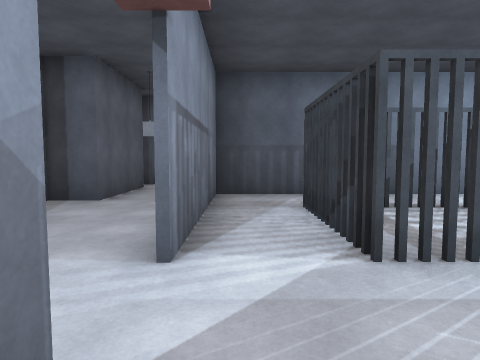
[1] (above)

19 first-person views from a walk through a 3-D level made in the Unity game engine. The camera is 1.5 m above the floor, tilts 4° down and sees 75° across. Doors are open. The floor is counted in squares, 2 m on a side. Each view is taken from the middle of a square. On the plan, view 1 faces up. The plan holds only what a view shows up to about 10 squares ahead; the rest is blank. Some animated figures are not drawn. Some surface patterns are stand-ins.

[2]
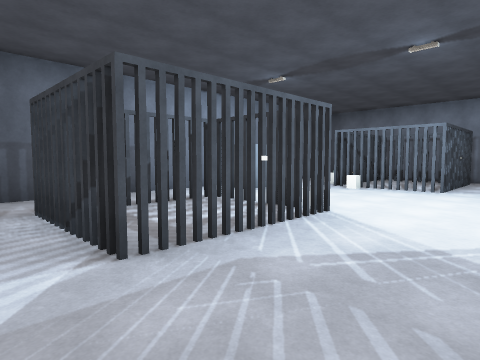

[3]
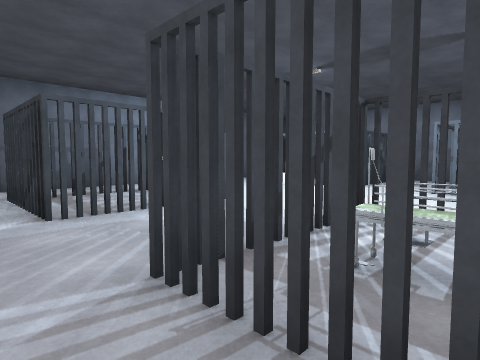

[4]
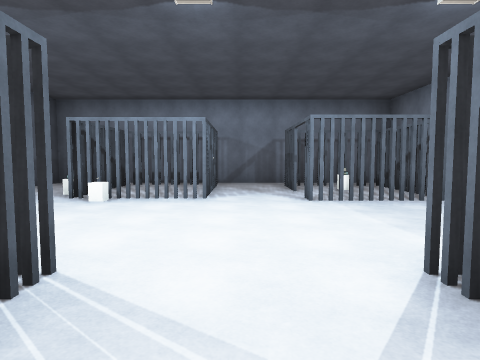

[5]
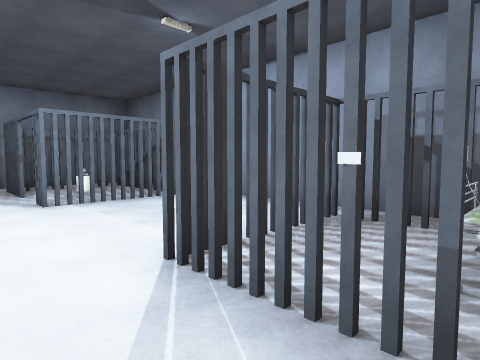

[6]
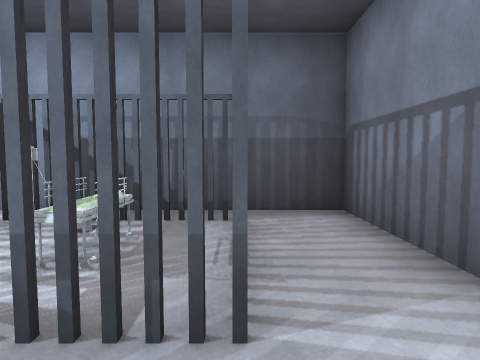

[7]
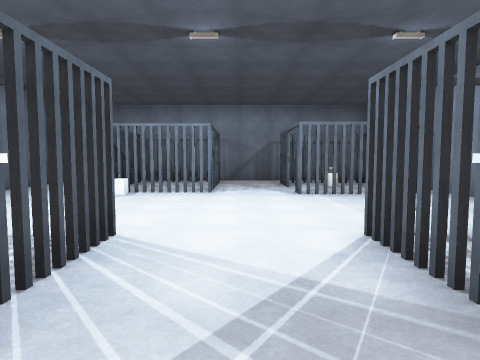

[8]
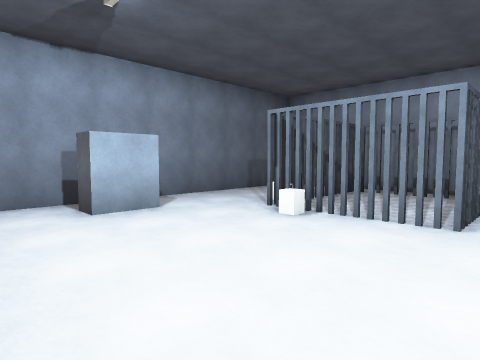

[9]
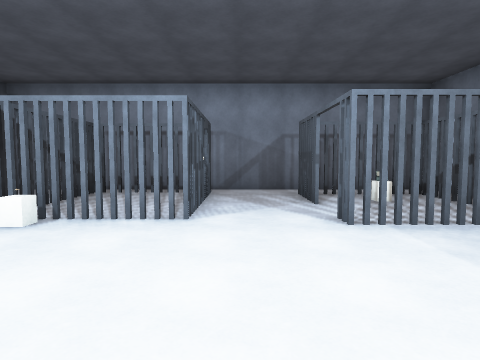

[10]
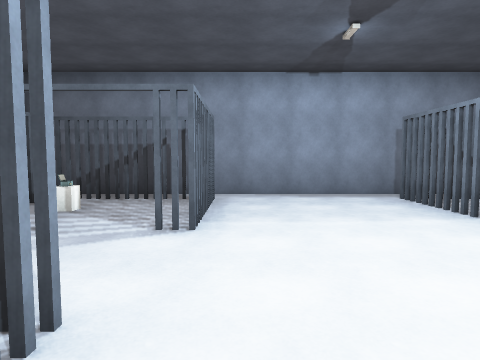

[11]
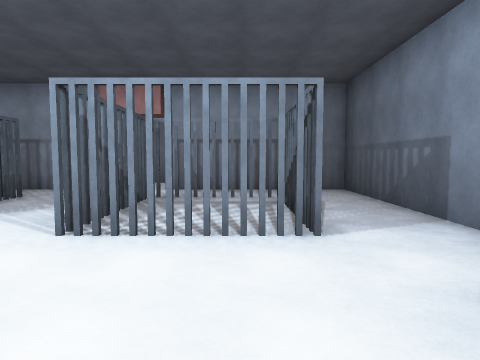

[12]
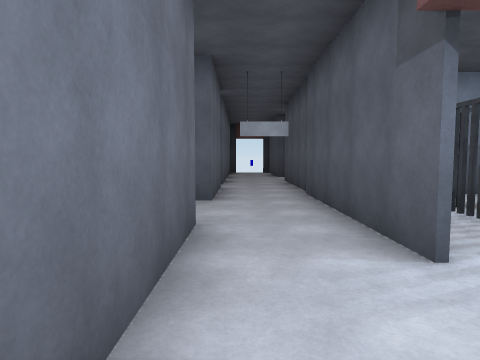

[13]
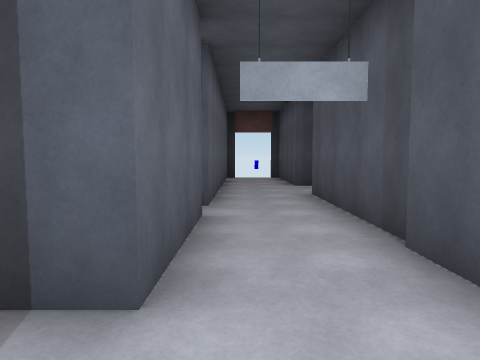

[14]
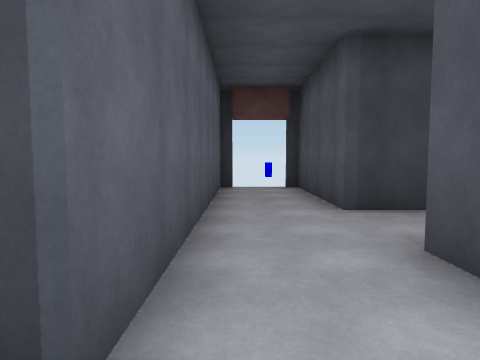

[15]
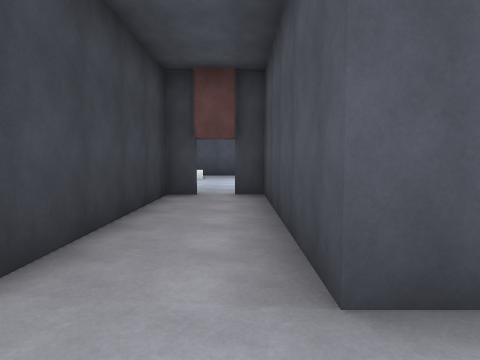

[16]
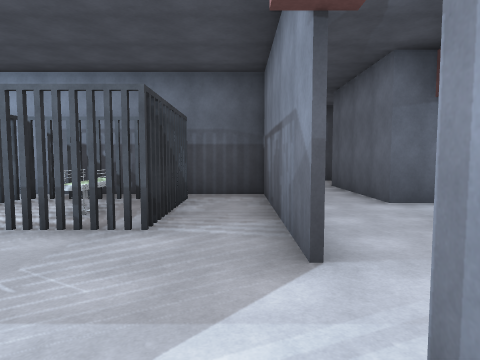

[17]
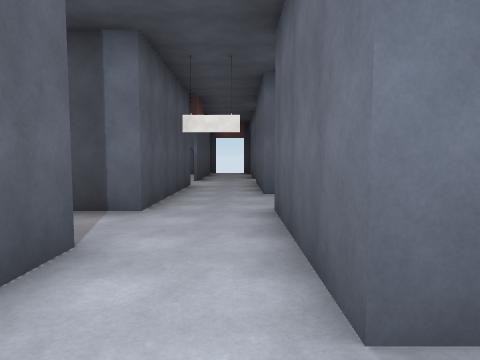

[18]
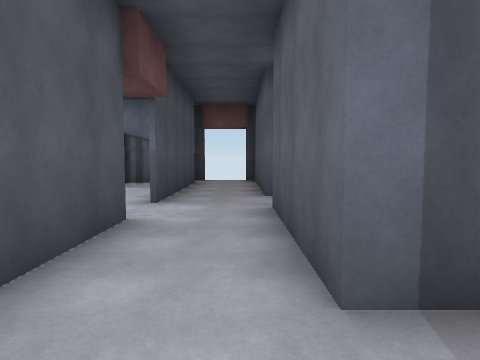

[19]
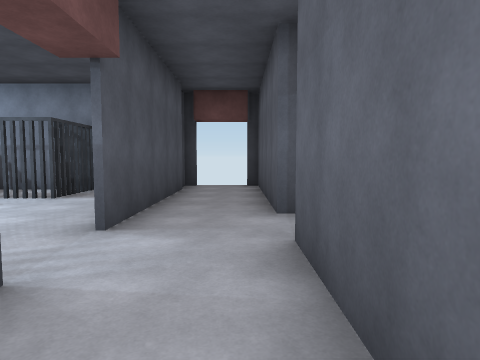

### Floor plan
Key: @ floor where view 1 was taken; # wall or solid block; x gap in a wall; . floor; D open door; T thing the floor can be seen under or through; O other object.
Columns run from 3 left of view 1 to 12 right of it. Each row starts with its distance up from view 1.
 16 #..#
 15 #..#
 14 #..#
 13 #O.#####
 12 #......D
 11 #......D
 10 #..#####
  9 D..#
  8 D..#
  7 #.##############
  6 #.#............#
  5  .#.#TTT.O.... #
  4 ..#.#..T...OOx##
  3 #.#.#..T...O..##
  2 #...TTTT...#xx##
  1 #..............#
  0  .#@####...###.#
 -1 ..#.#O.#..##OO.#
 -2 ..#.#O.#..##OO.#
 -3 #.#.####...###.#
 -4 #.##############
 -5 #.##
 -6 ..#
 -7  .#
 -8 #.#
 -9 #.#
-10 #...
-11 .....
-12 ..#..
-13 #.#...
-14 #.#..#
-15 #.#..x.
-16 #.######
-17 #x##

Positions as (right, up) in squares from view 1, and headings:
1: (0, 0), facing up
2: (0, 0), facing up-right
3: (0, -2), facing up-right
4: (2, 1), facing right
5: (2, 1), facing down-right
6: (1, 1), facing down
7: (1, 1), facing right
8: (4, 1), facing up-right
9: (4, 1), facing right
10: (7, 3), facing down
11: (7, 4), facing left
12: (-2, 0), facing up
13: (-2, 4), facing up
14: (-2, 8), facing up
15: (-2, 11), facing right
16: (0, 3), facing down
17: (-2, -1), facing down
18: (-2, -6), facing down
19: (-2, -8), facing down
